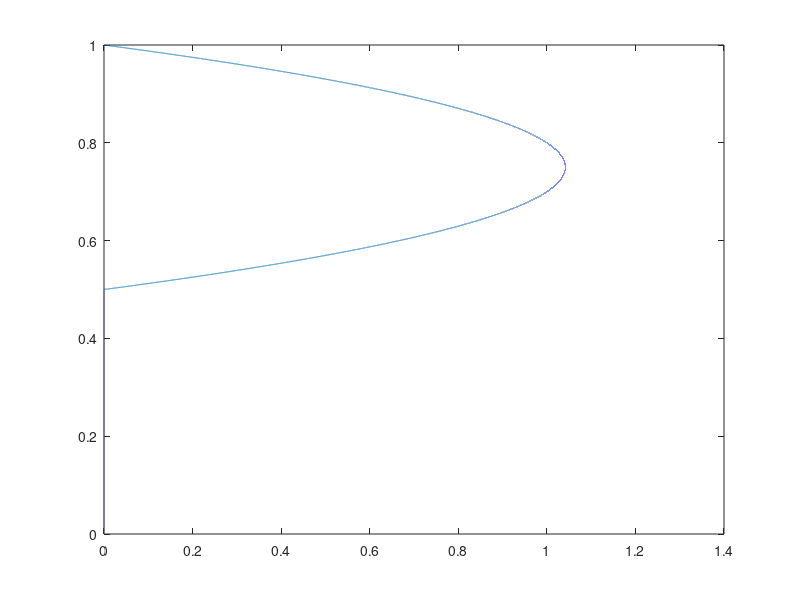

MATLAB code to generate this figure:
clear all;close all; clc;

y= 0:0.00001:1;



myu = zeros(1,length(y));
value =300;
peak_T = 2000;
T0 = 300;
T1 = 1400;

W_O2_0 = 0.47;
W_O2_1 = 1.0;

W_O3_0 = 0.53;
W_O3_1 = 0.0;

U_0 = 3.65476;
U_1 = 23;
h = length(y)/2 +0.5 ;
for i=1:length(y)
    if y(i) < 0.5
        myu(i) = 0.0;
    else
   myu(i) =(1/0.06)*(y(i)-0.5)*(1-(y(i)));
    end
   
end
figure;plot(myu,y);